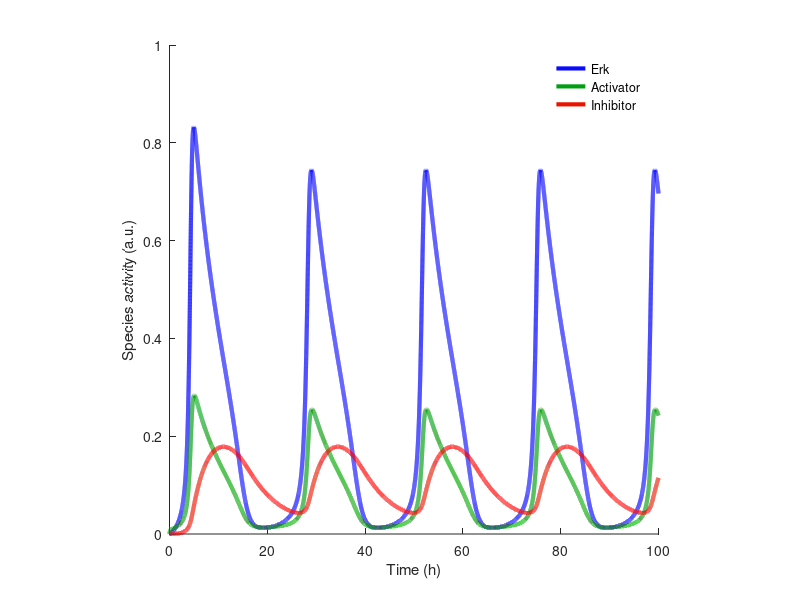

The MATLAB script that drew this image:
% This script generates a 0D simulation of the constant deposition model.
% This is analogous to a simulation of a single point in space inside or outside the source region (as specified)

n = 2;
a1 = 12.6;
b1 = 0.35;
g1 = 15.4;
a2 = 0.112; % leave this uncommented to simulate inside the source region
% a2 = 0;   % leave this uncommented instead to simulate outside the source region
a3 = 3.9;
g2 = 11.8;
a4 = .5; 
g3 = 0.14;
ge = 0.14;

dt = 0.002;
tlength = 100;
E = NaN(tlength/dt+1,1);
E(1) = 0;
A = E;
I = E;
i = 2;
times = 0:dt:tlength;
for t = 1:numel(times)-1
    E(i) = E(i-1) + dt*(a1*A(i-1)^n/(b1^n+A(i-1)^n)*(1-E(i-1)) - g1*E(i-1)*I(i-1) - ge*E(i-1));
    A(i) = A(i-1) + dt*(a2 + a3*E(i-1) - g2*A(i-1));
    I(i) = I(i-1) + dt*(g3*(-I(i-1) + a4*E(i-1)));
    i = i + 1;
end 


fig = figure;
hold on;
plot(times,E,'color','#0A0AFF','LineWidth',3);
plot(times,A,'color','#009F11','LineWidth',3);
plot(times,I,'color','#E91300','LineWidth',3);
axis([0, 100, 0, 1]);
axis square
xlabel('Time (h)') % x-axis label
ylabel('Species activity (a.u.)') % y-axis label
legend('Erk', 'Activator', 'Inhibitor','Location','northeast');
legend boxoff
FigName = 'constant_deposition_model_0D';
% standardizePlot(gcf,gca,FigName);
% close(fig);